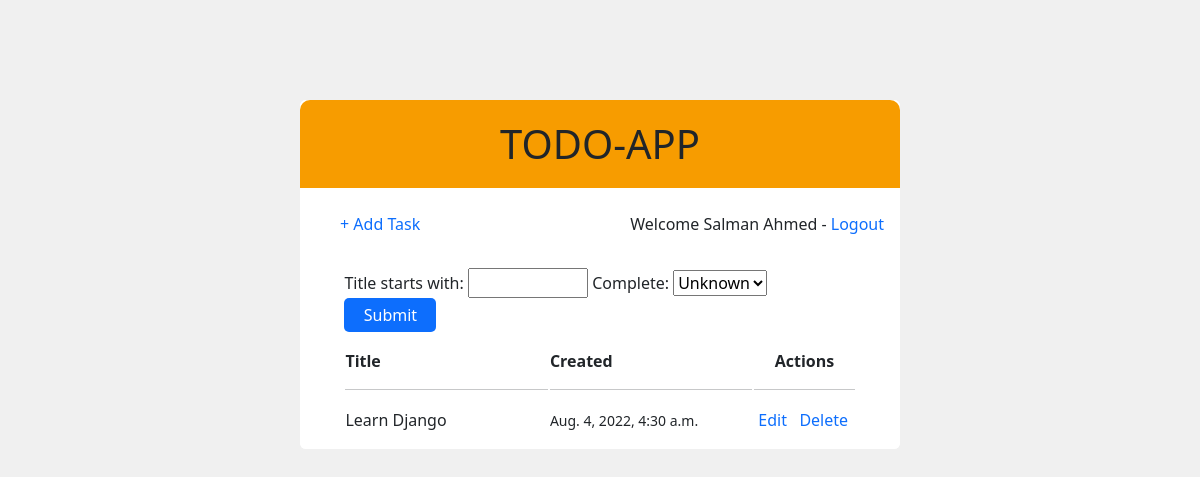
/ (signed in), run on an earlier commit of the app's database.
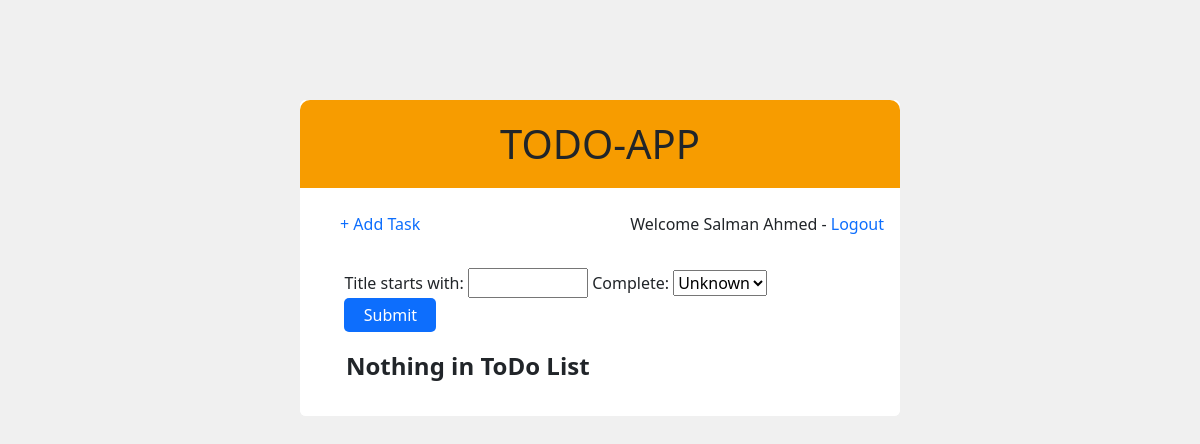
And on a later commit of the database.
### base/models.py (models this page shows, shortened)
class Task(models.Model):
    user = models.ForeignKey(
        User, on_delete=models.CASCADE, default=None)
    title = models.CharField(max_length=200)
    description = models.TextField(validators=[DescriptionValidator])
    complete = models.BooleanField(default=False)
    created = models.DateTimeField(auto_now_add=True)
    updated = models.DateTimeField()
    REQUIRED_FIELDS = ['title', 'description']
    tasks = TaskManager()
    def __str__(self):
        return self.title
    class Meta:
        ordering = ['complete']

### base/views.py (the view)
# urls.py: path('', IndexView.as_view(), name='index'),
class IndexView(LoginRequiredMixin, ListView):
    model = Task
    context_object_name = 'tasks'
    template_name = 'base/index.html'
    def get_context_data(self, **kwargs):
        context = super().get_context_data(**kwargs)
        tasks = context['tasks'].filter(user=self.request.user)
        context['tasks'] = tasks.sorted('complete')
        myFilter = TaskFilter(self.request.GET, queryset=tasks)
        context['tasks'] = myFilter.qs
        context['myFilter'] = myFilter
        return context

### base/auth.py (called while the page is built)
    def get_user(self, uid):
        try:
            return User.users.get(pk=uid)
        except:
            return None

### base/models.py (called while the page is built)
    def __str__(self) -> str:
        return self.name

    def sorted(self, param):
        return self.order_by(f'{param}')

    def get_queryset(self):
        return TaskQuerySet(model=self.model, using=self._db)

### base/templates/base/index.html (shortened to what this page needs)
{% extends 'base/main.html'%}
{% load tz %}
{% block content %}
<h1 class="header-bar">TODO-APP</h1>
<div class="card-body">
  <div class='d-flex flex-row justify-content-between mb-3'>
    <p><a href="{% url 'base:task-create' %}" class="text-start m-4">+ Add Task</a> </p>
    {% if request.user.is_authenticated %}
    <p class="text-end">
      Welcome {{request.user}} - <a href="{% url 'base:logout' %}">Logout</a>
    </p>
    {% else %}
    <p><a href="{% url 'base:login' %}">Login</a></p>
    {% endif %}
  </div>
  <form method="get" style="width: 90%;" class="mx-auto my-3">
    {{myFilter.form}}
    <input type="submit" value="Submit" style="width: 18%" />
  </form>
  {% if not tasks %}
  <p style='margin-left: 30px; font-size: 24px'><strong>Nothing in ToDo List</strong></p>
  {% else %}
  <table class="mt-3" style="width: 90%; margin: auto">
    <tr>
      <th style="width: 40%">
        Title
        <hr />
      </th>
      <th style="width: 40%">
        Created
        <hr />
      </th>
      <th colspan="2" class="text-center" style="width: 20%">
        Actions
        <hr />
      </th>
    </tr>
    {% for task in tasks %}
    <tr>
      <td>
        {% if task.complete %}
        <s>{{task}}</s>
        {% else %} {{task}} {% endif %}
      </td>
      <td style='font-size: 14px'>
        {{task.created}}</td>
      <td class="text-center"><a href="/task-update/{{task.id}}">Edit</a></td>
      <td class="text-center"><a href="/task-delete/{{task.id}}">Delete</a></td>
    </tr>
    {% endfor %}
  </table>
  {% endif %}
</div>
{% endblock content %}

What changed in the data, as far as the page shows it:
removed Task: title "Learn Django", created "Aug. 4, 2022, 4:30 a.m."
Also different on the page:
text no longer shown: "Title Created Actions"
text now shown: "Nothing in ToDo List"
